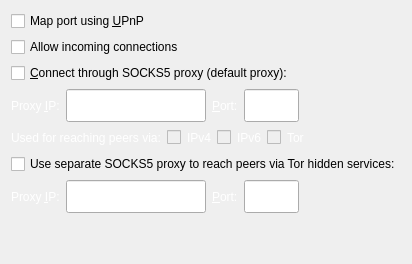
     <widget class="QWidget" name="tabNetwork">
      <attribute name="title">
       <string>&amp;Network</string>
      </attribute>
      <layout class="QVBoxLayout" name="verticalLayout_Network">
       <item>
        <widget class="QCheckBox" name="mapPortUpnp">
         <property name="toolTip">
          <string>Automatically open the TdkCoin client port on the router. This only works when your router supports UPnP and it is enabled.</string>
         </property>
         <property name="text">
          <string>Map port using &amp;UPnP</string>
         </property>
        </widget>
       </item>
       <item>
        <widget class="QCheckBox" name="allowIncoming">
         <property name="toolTip">
          <string>Accept connections from outside</string>
         </property>
         <property name="text">
          <string>Allow incoming connections</string>
         </property>
        </widget>
       </item>
       <item>
        <widget class="QCheckBox" name="connectSocks">
         <property name="toolTip">
          <string>Connect to the TdkCoin network through a SOCKS5 proxy.</string>
         </property>
         <property name="text">
          <string>&amp;Connect through SOCKS5 proxy (default proxy):</string>
         </property>
        </widget>
       </item>
       <item>
        <layout class="QHBoxLayout" name="horizontalLayout_1_Network">
         <item>
          <widget class="QLabel" name="proxyIpLabel">
           <property name="palette">
            <palette>
             <active>
              <colorrole role="WindowText">
               <brush brushstyle="SolidPattern">
                <color alpha="255">
                 <red>255</red>
                 <green>255</green>
                 <blue>255</blue>
                </color>
               </brush>
              </colorrole>
             </active>
             <inactive>
              <colorrole role="WindowText">
               <brush brushstyle="SolidPattern">
                <color alpha="255">
                 <red>255</red>
                 <green>255</green>
                 <blue>255</blue>
                </color>
               </brush>
              </colorrole>
             </inactive>
             <disabled>
              <colorrole role="WindowText">
               <brush brushstyle="SolidPattern">
                <color alpha="255">
                 <red>120</red>
                 <green>120</green>
                 <blue>120</blue>
                </color>
               </brush>
              </colorrole>
             </disabled>
            </palette>
           </property>
           <property name="text">
            <string>Proxy &amp;IP:</string>
           </property>
           <property name="textFormat">
            <enum>Qt::PlainText</enum>
           </property>
           <property name="buddy">
            <cstring>proxyIp</cstring>
           </property>
          </widget>
         </item>
         <item>
          <widget class="QValidatedLineEdit" name="proxyIp">
           <property name="minimumSize">
            <size>
             <width>140</width>
             <height>33</height>
            </size>
           </property>
           <property name="maximumSize">
            <size>
             <width>140</width>
             <height>16777215</height>
            </size>
           </property>
           <property name="toolTip">
            <string>IP address of the proxy (e.g. IPv4: 127.0.0.1 / IPv6: ::1)</string>
           </property>
          </widget>
         </item>
         <item>
          <widget class="QLabel" name="proxyPortLabel">
           <property name="palette">
            <palette>
             <active>
              <colorrole role="WindowText">
               <brush brushstyle="SolidPattern">
                <color alpha="255">
                 <red>255</red>
                 <green>255</green>
                 <blue>255</blue>
                </color>
               </brush>
              </colorrole>
             </active>
             <inactive>
              <colorrole role="WindowText">
               <brush brushstyle="SolidPattern">
                <color alpha="255">
                 <red>255</red>
                 <green>255</green>
                 <blue>255</blue>
                </color>
               </brush>
              </colorrole>
             </inactive>
             <disabled>
              <colorrole role="WindowText">
               <brush brushstyle="SolidPattern">
                <color alpha="255">
                 <red>120</red>
                 <green>120</green>
                 <blue>120</blue>
                </color>
               </brush>
              </colorrole>
             </disabled>
            </palette>
           </property>
           <property name="text">
            <string>&amp;Port:</string>
           </property>
           <property name="textFormat">
            <enum>Qt::PlainText</enum>
           </property>
           <property name="buddy">
            <cstring>proxyPort</cstring>
           </property>
          </widget>
         </item>
         <item>
          <widget class="QLineEdit" name="proxyPort">
           <property name="minimumSize">
            <size>
             <width>55</width>
             <height>33</height>
            </size>
           </property>
           <property name="maximumSize">
            <size>
             <width>55</width>
             <height>16777215</height>
            </size>
           </property>
           <property name="toolTip">
            <string>Port of the proxy (e.g. 9050)</string>
           </property>
          </widget>
         </item>
         <item>
          <spacer name="horizontalSpacer_1_Network">
           <property name="orientation">
            <enum>Qt::Horizontal</enum>
           </property>
           <property name="sizeHint" stdset="0">
            <size>
             <width>40</width>
             <height>20</height>
            </size>
           </property>
          </spacer>
         </item>
        </layout>
       </item>
       <item>
        <layout class="QHBoxLayout" name="horizontalLayout_2_Network">
         <item>
          <widget class="QLabel" name="proxyActiveNets">
           <property name="palette">
            <palette>
             <active>
              <colorrole role="WindowText">
               <brush brushstyle="SolidPattern">
                <color alpha="255">
                 <red>255</red>
                 <green>255</green>
                 <blue>255</blue>
                </color>
               </brush>
              </colorrole>
             </active>
             <inactive>
              <colorrole role="WindowText">
               <brush brushstyle="SolidPattern">
                <color alpha="255">
                 <red>255</red>
                 <green>255</green>
                 <blue>255</blue>
                </color>
               </brush>
              </colorrole>
             </inactive>
             <disabled>
              <colorrole role="WindowText">
               <brush brushstyle="SolidPattern">
                <color alpha="255">
                 <red>120</red>
                 <green>120</green>
                 <blue>120</blue>
                </color>
               </brush>
              </colorrole>
             </disabled>
            </palette>
           </property>
           <property name="text">
            <string>Used for reaching peers via:</string>
           </property>
           <property name="textFormat">
            <enum>Qt::PlainText</enum>
           </property>
          </widget>
         </item>
         <item>
          <widget class="QCheckBox" name="proxyReachIPv4">
           <property name="enabled">
            <bool>false</bool>
           </property>
           <property name="toolTip">
            <string>Shows, if the supplied default SOCKS5 proxy is used to reach peers via this network type.</string>
           </property>
           <property name="text">
            <string/>
           </property>
          </widget>
         </item>
         <item>
          <widget class="QLabel" name="proxyReachIPv4Label">
           <property name="palette">
            <palette>
             <active>
              <colorrole role="WindowText">
               <brush brushstyle="SolidPattern">
                <color alpha="255">
                 <red>255</red>
                 <green>255</green>
                 <blue>255</blue>
                </color>
               </brush>
              </colorrole>
             </active>
             <inactive>
              <colorrole role="WindowText">
               <brush brushstyle="SolidPattern">
                <color alpha="255">
                 <red>255</red>
                 <green>255</green>
                 <blue>255</blue>
                </color>
               </brush>
              </colorrole>
             </inactive>
             <disabled>
              <colorrole role="WindowText">
               <brush brushstyle="SolidPattern">
                <color alpha="255">
                 <red>120</red>
                 <green>120</green>
                 <blue>120</blue>
                </color>
               </brush>
              </colorrole>
             </disabled>
            </palette>
           </property>
           <property name="text">
            <string>IPv4</string>
           </property>
           <property name="textFormat">
            <enum>Qt::PlainText</enum>
           </property>
          </widget>
         </item>
         <item>
          <widget class="QCheckBox" name="proxyReachIPv6">
           <property name="enabled">
            <bool>false</bool>
           </property>
           <property name="toolTip">
            <string>Shows, if the supplied default SOCKS5 proxy is used to reach peers via this network type.</string>
           </property>
           <property name="text">
            <string/>
           </property>
          </widget>
         </item>
         <item>
          <widget class="QLabel" name="proxyReachIPv6Label">
           <property name="palette">
            <palette>
             <active>
              <colorrole role="WindowText">
               <brush brushstyle="SolidPattern">
                <color alpha="255">
                 <red>255</red>
                 <green>255</green>
                 <blue>255</blue>
                </color>
               </brush>
              </colorrole>
             </active>
             <inactive>
              <colorrole role="WindowText">
               <brush brushstyle="SolidPattern">
                <color alpha="255">
                 <red>255</red>
                 <green>255</green>
                 <blue>255</blue>
                </color>
               </brush>
              </colorrole>
             </inactive>
             <disabled>
              <colorrole role="WindowText">
               <brush brushstyle="SolidPattern">
                <color alpha="255">
                 <red>120</red>
                 <green>120</green>
                 <blue>120</blue>
                </color>
               </brush>
              </colorrole>
             </disabled>
            </palette>
           </property>
           <property name="text">
            <string>IPv6</string>
           </property>
           <property name="textFormat">
            <enum>Qt::PlainText</enum>
           </property>
          </widget>
         </item>
         <item>
          <widget class="QCheckBox" name="proxyReachTor">
           <property name="enabled">
            <bool>false</bool>
           </property>
           <property name="toolTip">
            <string>Shows, if the supplied default SOCKS5 proxy is used to reach peers via this network type.</string>
           </property>
           <property name="text">
            <string/>
           </property>
          </widget>
         </item>
         <item>
          <widget class="QLabel" name="proxyReachTorLabel">
           <property name="palette">
            <palette>
             <active>
              <colorrole role="WindowText">
               <brush brushstyle="SolidPattern">
                <color alpha="255">
                 <red>255</red>
                 <green>255</green>
                 <blue>255</blue>
                </color>
               </brush>
              </colorrole>
             </active>
             <inactive>
              <colorrole role="WindowText">
               <brush brushstyle="SolidPattern">
                <color alpha="255">
                 <red>255</red>
                 <green>255</green>
                 <blue>255</blue>
                </color>
               </brush>
              </colorrole>
             </inactive>
             <disabled>
              <colorrole role="WindowText">
               <brush brushstyle="SolidPattern">
                <color alpha="255">
                 <red>120</red>
                 <green>120</green>
                 <blue>120</blue>
                </color>
               </brush>
              </colorrole>
             </disabled>
            </palette>
           </property>
           <property name="text">
            <string>Tor</string>
           </property>
           <property name="textFormat">
            <enum>Qt::PlainText</enum>
           </property>
          </widget>
         </item>
         <item>
          <spacer name="horizontalSpacer_2_Network">
           <property name="orientation">
            <enum>Qt::Horizontal</enum>
           </property>
           <property name="sizeHint" stdset="0">
            <size>
             <width>40</width>
             <height>20</height>
            </size>
           </property>
          </spacer>
         </item>
        </layout>
       </item>
       <item>
        <widget class="QCheckBox" name="connectSocksTor">
         <property name="toolTip">
          <string>Connect to the TdkCoin network through a separate SOCKS5 proxy for Tor hidden services.</string>
         </property>
         <property name="text">
          <string>Use separate SOCKS5 proxy to reach peers via Tor hidden services:</string>
         </property>
        </widget>
       </item>
       <item>
        <layout class="QHBoxLayout" name="horizontalLayout_3_Network">
         <item>
          <widget class="QLabel" name="proxyIpTorLabel">
           <property name="palette">
            <palette>
             <active>
              <colorrole role="WindowText">
               <brush brushstyle="SolidPattern">
                <color alpha="255">
                 <red>255</red>
                 <green>255</green>
                 <blue>255</blue>
                </color>
               </brush>
              </colorrole>
             </active>
             <inactive>
              <colorrole role="WindowText">
               <brush brushstyle="SolidPattern">
                <color alpha="255">
                 <red>255</red>
                 <green>255</green>
                 <blue>255</blue>
                </color>
               </brush>
              </colorrole>
             </inactive>
             <disabled>
              <colorrole role="WindowText">
               <brush brushstyle="SolidPattern">
                <color alpha="255">
                 <red>120</red>
                 <green>120</green>
                 <blue>120</blue>
                </color>
               </brush>
              </colorrole>
             </disabled>
            </palette>
           </property>
           <property name="text">
            <string>Proxy &amp;IP:</string>
           </property>
           <property name="textFormat">
            <enum>Qt::PlainText</enum>
           </property>
           <property name="buddy">
            <cstring>proxyIpTor</cstring>
           </property>
          </widget>
         </item>
         <item>
          <widget class="QValidatedLineEdit" name="proxyIpTor">
           <property name="minimumSize">
            <size>
             <width>140</width>
             <height>33</height>
            </size>
           </property>
           <property name="maximumSize">
            <size>
             <width>140</width>
             <height>16777215</height>
            </size>
           </property>
           <property name="toolTip">
            <string>IP address of the proxy (e.g. IPv4: 127.0.0.1 / IPv6: ::1)</string>
           </property>
          </widget>
         </item>
         <item>
          <widget class="QLabel" name="proxyPortTorLabel">
           <property name="palette">
            <palette>
             <active>
              <colorrole role="WindowText">
               <brush brushstyle="SolidPattern">
                <color alpha="255">
                 <red>255</red>
                 <green>255</green>
                 <blue>255</blue>
                </color>
               </brush>
              </colorrole>
             </active>
             <inactive>
              <colorrole role="WindowText">
               <brush brushstyle="SolidPattern">
                <color alpha="255">
                 <red>255</red>
                 <green>255</green>
                 <blue>255</blue>
                </color>
               </brush>
              </colorrole>
             </inactive>
             <disabled>
              <colorrole role="WindowText">
               <brush brushstyle="SolidPattern">
                <color alpha="255">
                 <red>120</red>
                 <green>120</green>
                 <blue>120</blue>
                </color>
               </brush>
              </colorrole>
             </disabled>
            </palette>
           </property>
           <property name="text">
            <string>&amp;Port:</string>
           </property>
           <property name="textFormat">
            <enum>Qt::PlainText</enum>
           </property>
           <property name="buddy">
            <cstring>proxyPortTor</cstring>
           </property>
          </widget>
         </item>
         <item>
          <widget class="QLineEdit" name="proxyPortTor">
           <property name="minimumSize">
            <size>
             <width>55</width>
             <height>33</height>
            </size>
           </property>
           <property name="maximumSize">
            <size>
             <width>55</width>
             <height>16777215</height>
            </size>
           </property>
           <property name="toolTip">
            <string>Port of the proxy (e.g. 9050)</string>
           </property>
          </widget>
         </item>
         <item>
          <spacer name="horizontalSpacer_4_Network">
           <property name="orientation">
            <enum>Qt::Horizontal</enum>
           </property>
           <property name="sizeHint" stdset="0">
            <size>
             <width>40</width>
             <height>20</height>
            </size>
           </property>
          </spacer>
         </item>
        </layout>
       </item>
       <item>
        <spacer name="verticalSpacer_Network">
         <property name="orientation">
          <enum>Qt::Vertical</enum>
         </property>
         <property name="sizeHint" stdset="0">
          <size>
           <width>20</width>
           <height>40</height>
          </size>
         </property>
        </spacer>
       </item>
      </layout>
     </widget>
